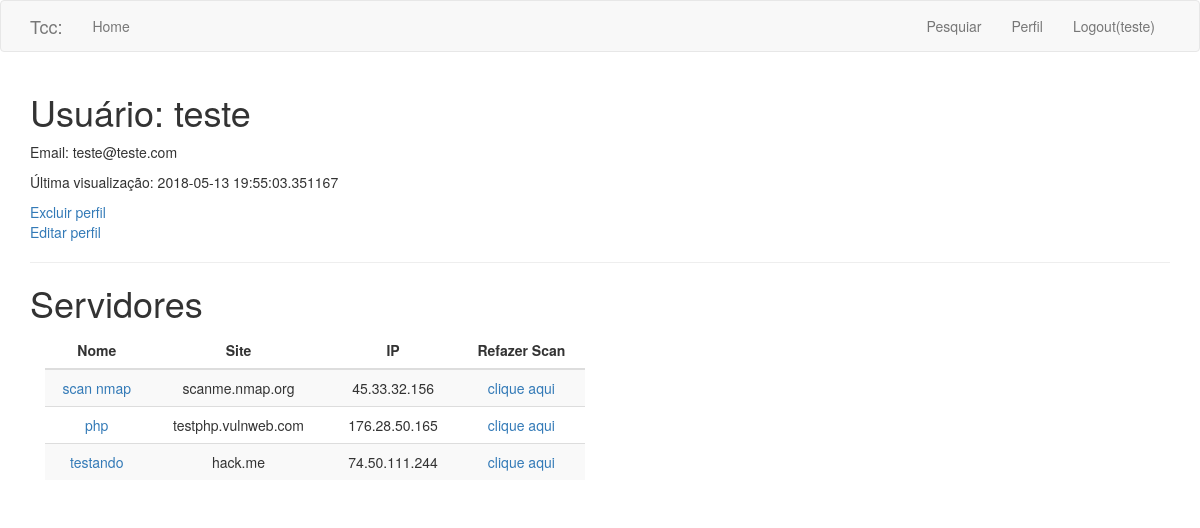
The page /usuario/teste (signed in) on the database as committed earlier.
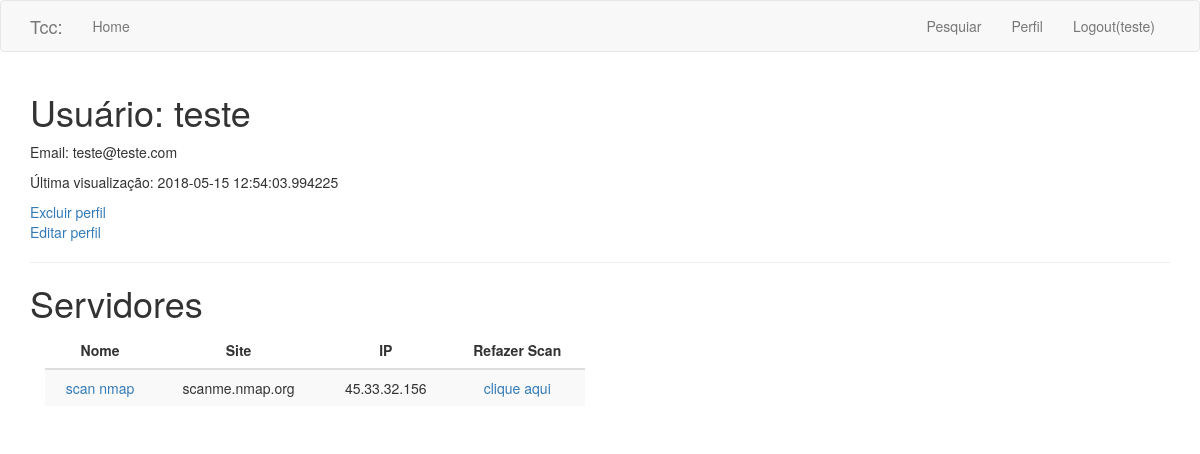
The same page on the database as committed later.
### app/models.py (models this page shows, shortened)
class Usuario(UserMixin, db.Model):
    id = db.Column(db.Integer, primary_key=True)
    nome = db.Column(db.String(64), index=True, unique=True)
    email = db.Column(db.String(120), index=True, unique=True)
    password_hash = db.Column(db.String(128))
    last_seen = db.Column(db.DateTime, default=datetime.utcnow)
    resultados = db.relationship('Dados', backref='autor_usuario', lazy='dynamic')
    rel_servidor = db.relationship('Servidor', backref='rel_usuario', lazy='dynamic')

class Servidor(db.Model):
    id = db.Column(db.Integer, primary_key=True)
    nome = db.Column(db.String(140), unique=True)#remover esta coluna
    url = db.Column(db.String(255))
    ip = db.Column(db.String(25))
    usuario_id = db.Column(db.Integer, db.ForeignKey('usuario.id'))
    resultados = db.relationship('Dados', backref='autor_servidor', lazy='dynamic')

### app/routes.py (the view)
@app.route('/usuario/<username>')
@login_required
def user(username):
    user = Usuario.query.filter_by(nome=username).first_or_404()
    dados = Dados.query.filter_by(usuario_id=current_user.id)
    servidores = Servidor.query.filter_by(usuario_id=current_user.id)
    return render_template('user.html', title='Perfil de usuário', user=user, dados=dados, servidores=servidores)

### app/models.py (called while the page is built)
@login.user_loader
def load_user(id):
    return Usuario.query.get(int(id))

### app/routes.py (called while the page is built)
@app.before_request
def before_request():
    if current_user.is_authenticated:
        current_user.last_seen = datetime.utcnow()
        db.session.commit()

### app/templates/user.html
{% extends "base.html" %}
{% block app_content %}
    <h1>Usuário: {{ user.nome }}</h1>
    <p>Email: {{ user.email }}</p>
    {% if user.last_seen %}
        <p>Última visualização: {{ user.last_seen }}</p>
    {% endif %}
    <a href="{{ url_for('deletar') }}">Excluir perfil</a>
    {% if user == current_user %}
        <p><a href="{{ url_for('edit_profile') }}">Editar perfil</a></p>
    {% endif %}
    <hr>
        <h1>Servidores</h1>
        <div class="table-responsive col-md-6">
        	<table class="table table-striped border-spacing padding">
        	<thead>
        		<tr>
                    <th class="text-center">Nome</th>
                    <th class="text-center">Site</th>
                    <th class="text-center">IP</th>
                    <th class="text-center">Refazer Scan</th>
                </tr>
            </thead>
        {% for servidor in servidores %}
        <tr class="text-center">
            <td><a href="{{ url_for('dados', nome=servidor.nome) }}">{{ servidor.nome }}</a></td>
            <td>{{ servidor.url }}</td>
            <td>{{ servidor.ip }}</td>
            <td><a href="{{ url_for('refazer', ip=servidor.ip , nome=servidor.nome, url=servidor.url, userid=current_user.id) }}">clique aqui</a></td>
        </tr>
        {% endfor %}
    </table>
    </div>
{% endblock %}

### app/templates/base.html (shortened to what this page needs)
{% extends 'bootstrap/base.html' %}
{% block navbar %}
<nav class="navbar navbar-default">
    <div class="container">
        <div class="navbar-header">
        <a class="navbar-brand" href="{{ url_for('index') }}">Tcc:</a>
    </div>
    <div class="collapse navbar-collapse" id="bs-example-navbar-collapse-1">
        <ul class="nav navbar-nav">
            <li><a href="{{ url_for('index') }}">Home</a></li>
        </ul>
        <ul class="nav navbar-nav navbar-right">
        {% if current_user.is_anonymous %}
            <li><a href="{{ url_for('login') }}">Login</a></li>
        {% else %}
            <li><a href="{{ url_for('servidor') }}">Pesquiar</a></li>
            <li><a href="{{ url_for('user', username=current_user.nome) }}">Perfil</a></li>
            <li><a href="{{ url_for('logout') }}">Logout({{ current_user.nome }})</a></li>
        {% endif %}
        </ul>
        </div>
    </div>
</nav>
{% endblock %}
{% block content %}
    <div class="container">
        {% block app_content %}{% endblock %}
    </div>
{% endblock %}

Rows that differ between the two databases and show on the page:
removed Servidor: nome "php", url "testphp.vulnweb.com", ip "176.28.50.165"
removed Servidor: nome "testando", url "hack.me", ip "74.50.111.244"
changed Usuario "teste": last_seen "2018-05-13 19:55:03.351167" → "2018-05-15 12:54:03.994225"
